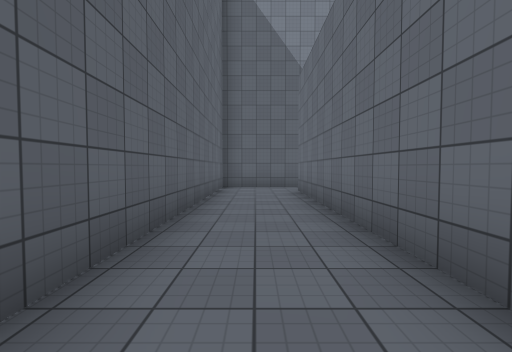
View 1 (above)

24 first-person views from a walk through a scene from a Unity 3-D project. The camera is 1.4 m above the floor, tilts 2° down and sees 90° across. The floor is counted in squares, 2 m on a side. Each view is taken from the middle of a square. On the plan, view 1 faces up. The plan holds only what a view shows up to about 9 squares ahead; the rest is blank. The place goes on beyond the plan. The player is left out. Surface patterns are stand-ins for the level's own textures.

View 2
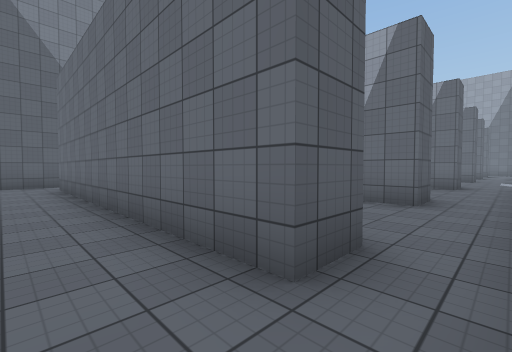

View 3
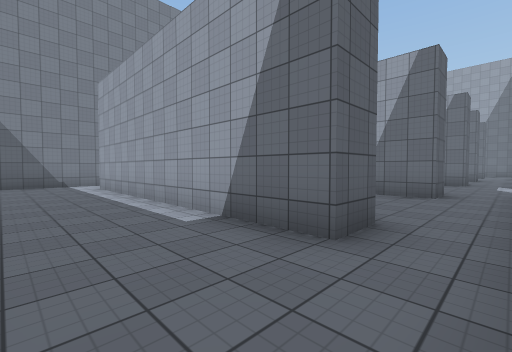

View 4
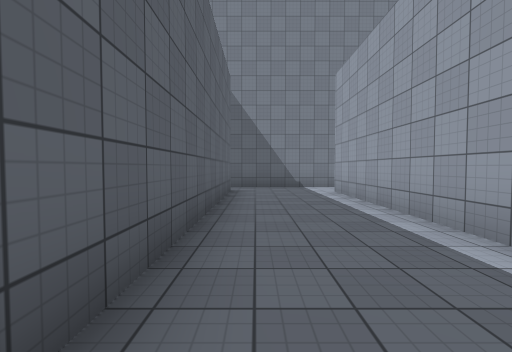

View 5
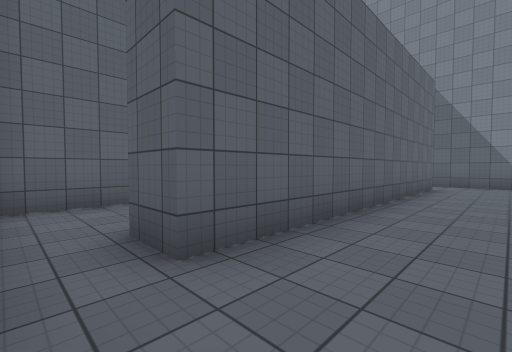

View 6
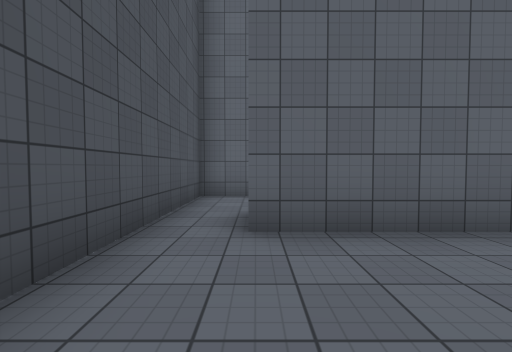

View 7
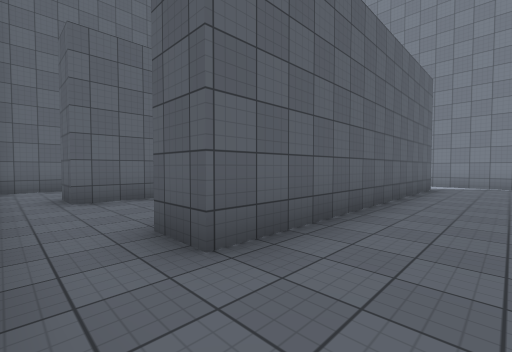

View 8
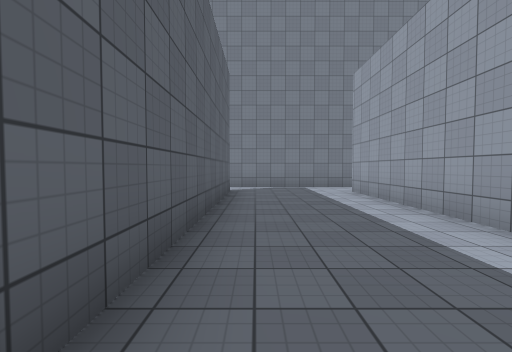

View 9
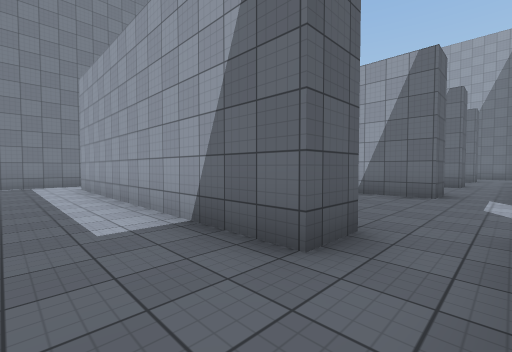

View 10
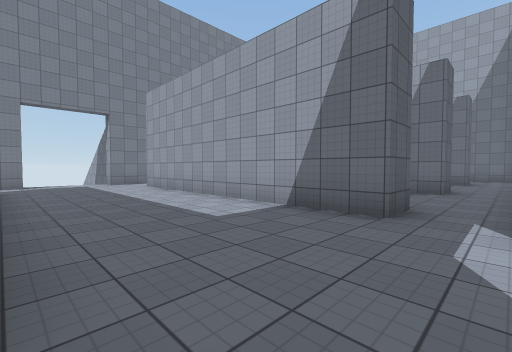

View 11
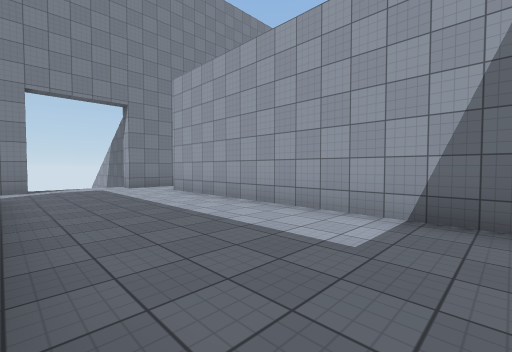

View 12
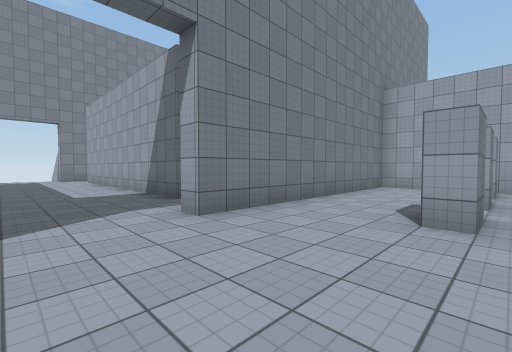

View 13
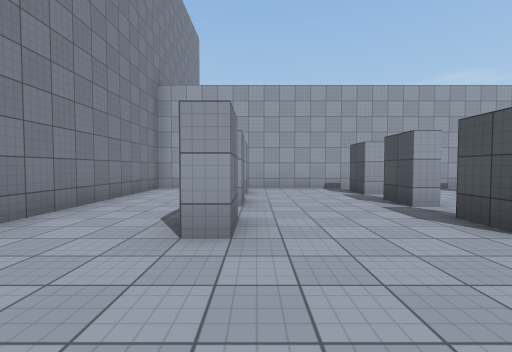

View 14
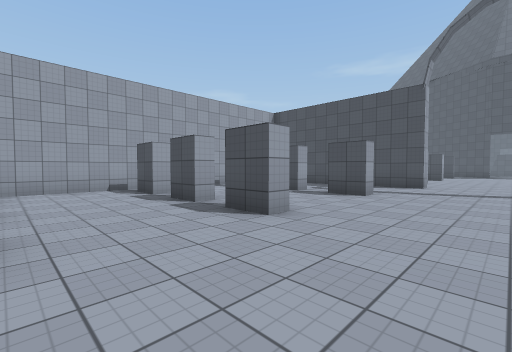

View 15
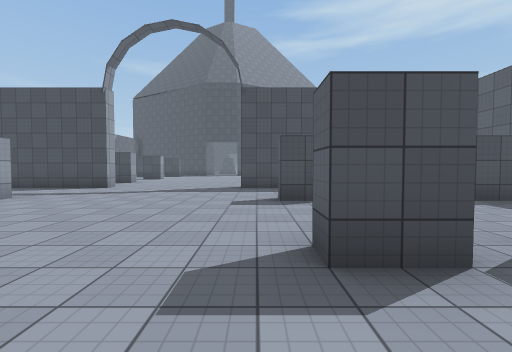

View 16
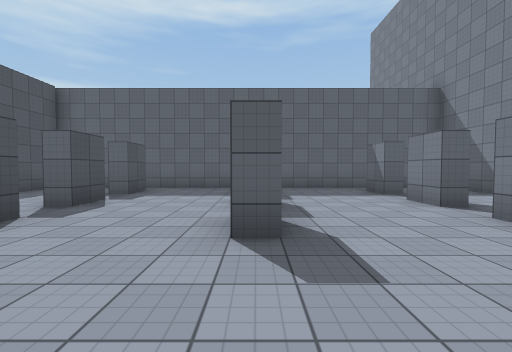

View 17
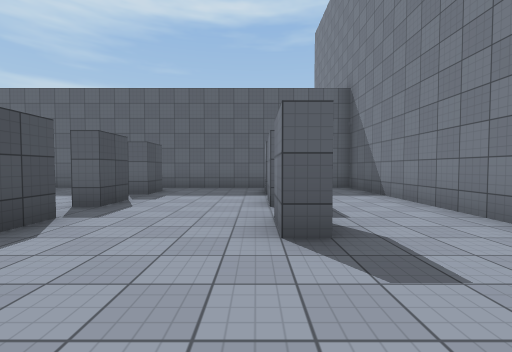

View 18
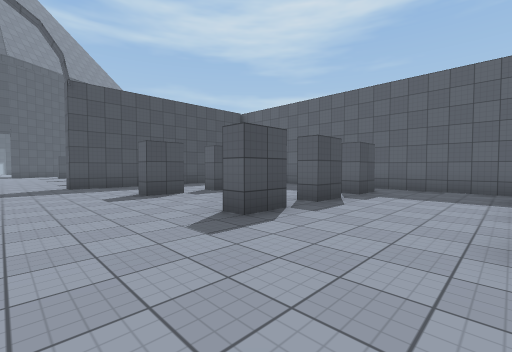

View 19
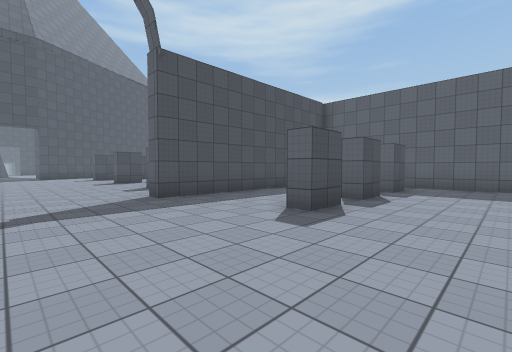

View 20
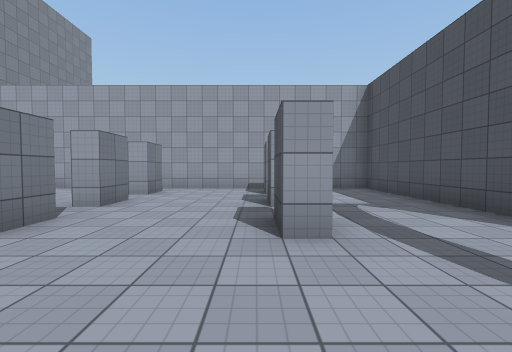

View 21
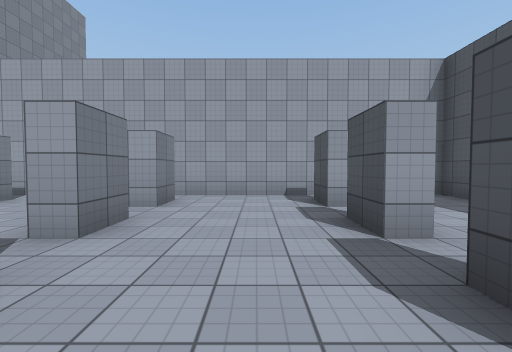

View 22
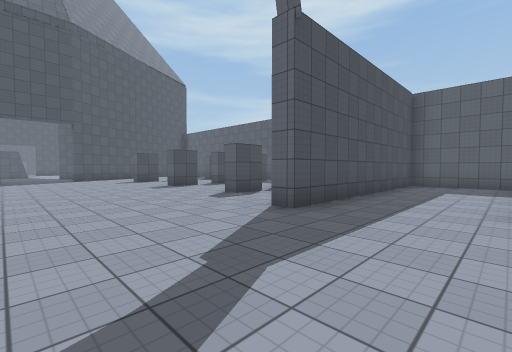

View 23
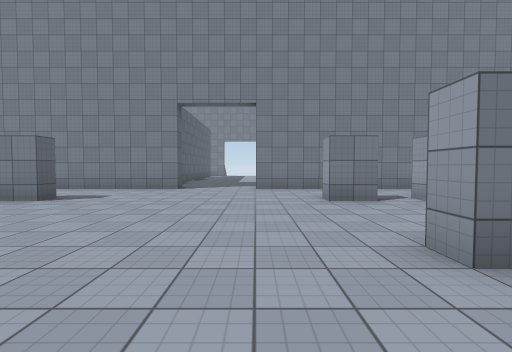

View 24
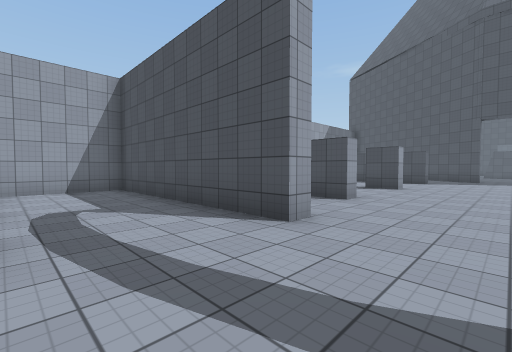

### Floor plan
Ten units are one square. View 1 is at (0, 0); x grows to the right and y downward. Boxes are objects, and circles mark ways between rooms. Rooms are numbered by the first view taken in them; rooms with no view inside come last. Other rooms are left out.
<svg viewBox="-17 -100 235 282">
<path fill="none" stroke="#000" d="M13 11 13 -76M15 -89 -12 -89 -12 23 16 23M53 8 53 -74M23 -76 23 11 13 11M16 23 38 23M54 -89 15 -89M98 8 98 -74M63 -74 63 8 53 8M94 -89 54 -89M109 8 98 8M148 8 148 -74M116 -89 94 -89M149 -89 140 -89 140 -95M84 87 95 87 95 92M84 122 95 122 95 128M155 129 155 122 165 122M165 93 155 93 155 87 165 87M95 51 95 57 85 57M64 87 75 87 75 92M64 122 75 122 75 128M175 129 175 122 185 122M165 57 155 57 155 52M185 93 175 93 175 87 185 87M75 51 75 57 65 57M150 161 150 156 213 156 213 28 140 28 140 22M45 87 55 87 55 92M185 57 175 57 175 52M45 122 55 122 55 128M115 22 115 28 33 28 33 151M195 122 205 122M55 51 55 57 45 57M205 93 195 93 195 87 205 87M205 57 195 57M39 156 105 156 105 161"/>
<circle cx="20" cy="-80" r="3" fill="#2a7"/>
<circle cx="20" cy="20" r="3" fill="#2a7"/>
<circle cx="60" cy="-80" r="3" fill="#2a7"/>
<circle cx="60" cy="15" r="3" fill="#2a7"/>
<circle cx="100" cy="-80" r="3" fill="#2a7"/>
<circle cx="100" cy="15" r="3" fill="#2a7"/>
<circle cx="125" cy="30" r="3" fill="#2a7"/>
<text x="0" y="-30">1</text>
<text x="40" y="-30">2</text>
<text x="80" y="-30">3</text>
<text x="120" y="-30">4</text>
<text x="120" y="100">5</text>
</svg>
Room 1 opens to room 2. Room 2 opens to room 3. Room 3 opens to room 4. Room 4 opens to room 5.

Where each view was taken, in squares from view 1:
view 1: 0 up, 0 right, facing up
view 2: 2 down, 0 right, facing up-right
view 3: 2 down, 3 right, facing up-right
view 4: 0 up, 3 right, facing up
view 5: 2 down, 4 right, facing up-left
view 6: 1 down, 5 right, facing left
view 7: 2 down, 8 right, facing up-left
view 8: 0 up, 7 right, facing up
view 9: 2 down, 8 right, facing up-right
view 10: 2 down, 11 right, facing up-right
view 11: 0 up, 11 right, facing up-right
view 12: 6 down, 12 right, facing up-right
view 13: 6 down, 13 right, facing right
view 14: 6 down, 13 right, facing down-right
view 15: 7 down, 10 right, facing down
view 16: 9 down, 12 right, facing left
view 17: 6 down, 12 right, facing left
view 18: 6 down, 12 right, facing down-left
view 19: 10 down, 13 right, facing down-left
view 20: 12 down, 13 right, facing right
view 21: 11 down, 15 right, facing right
view 22: 13 down, 14 right, facing down-left
view 23: 11 down, 14 right, facing up
view 24: 13 down, 13 right, facing down-right
